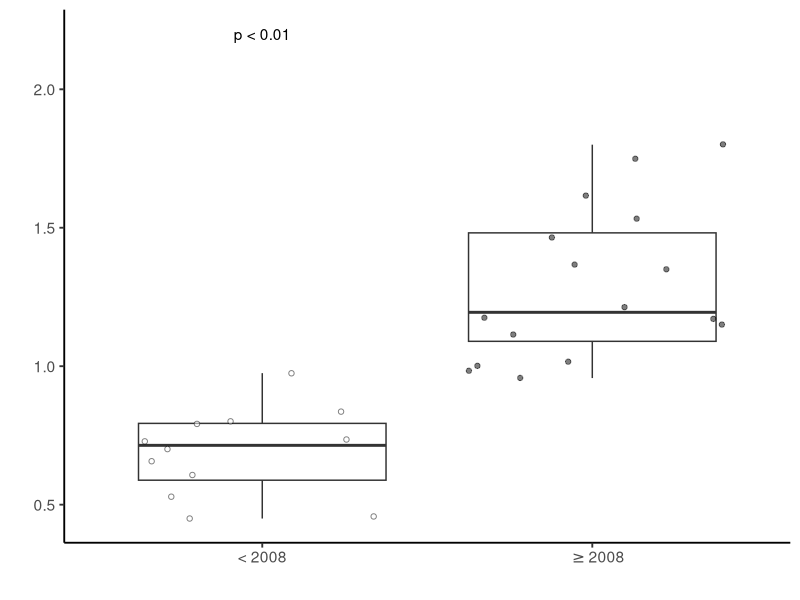
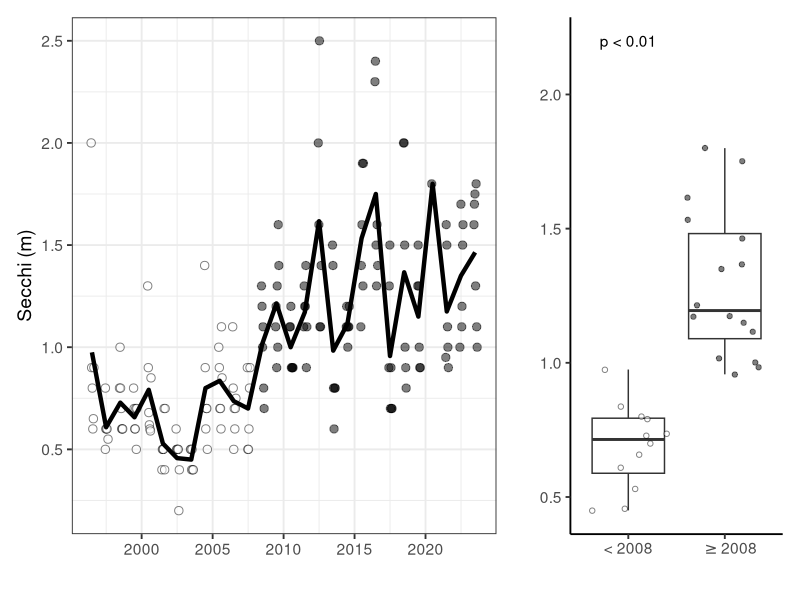
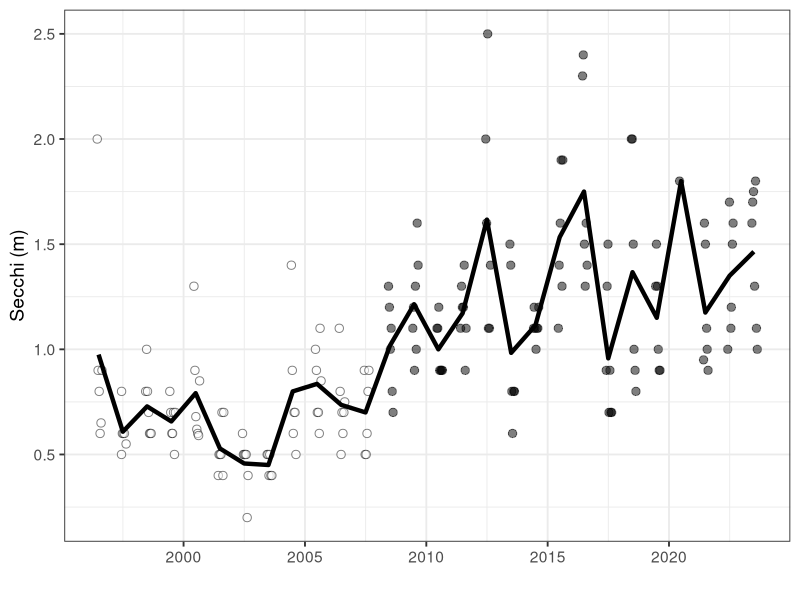
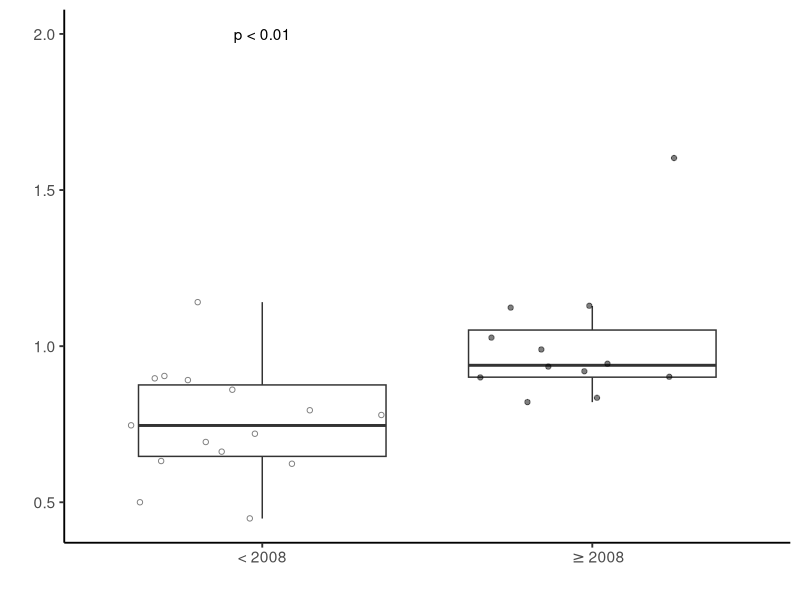
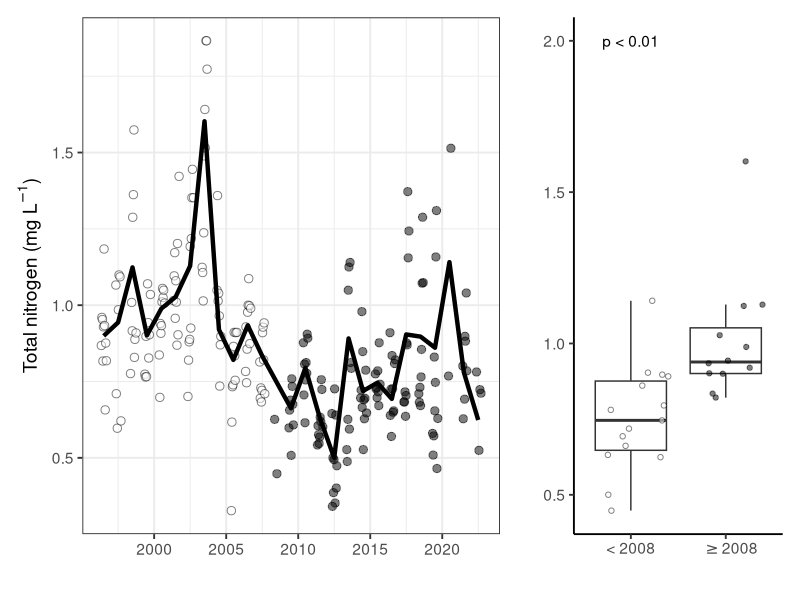
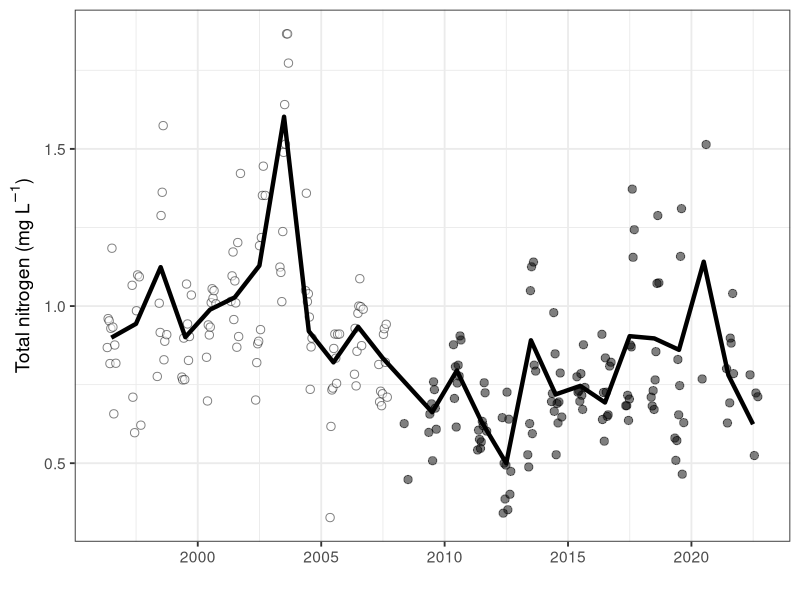

Generate these figures, in order, with R: (Note: this script raises an error after producing the figures.)
library(tidyverse)
library(patchwork)
library(lubridate)
#Read in data
secchi_summer<- read_csv("data/secchi_summer.csv")|>
  mutate(year = ifelse(year4 == 2008.2, 2008, year4))%>%
  mutate(removal = ifelse(year4 < 2008, "<2008", ">=2008"))
secchi_all<- read_csv("data/secchi_all.csv")%>%
  filter(month(sampledate) > 5 & month(sampledate) < 9)%>%
  mutate(removal = ifelse(year(sampledate) < 2008, "<2008", ">=2008"))

tn_summer<- read_csv("data/tn_summer.csv")|>
  mutate(removal = ifelse(year(sampledate) < 2008, "<2008", ">=2008"))
tn_plot<- tn_summer%>%
  mutate(year4 = year(sampledate))%>%
  filter(month(sampledate) > 5 & month(sampledate) < 9)%>%
  group_by(year4)%>%
  summarize(totnuf_median = (mean(totnuf,na.rm = TRUE)),
            totnuf_min = (min(totnuf,na.rm = TRUE)),
            totnuf_max = (max(totnuf,na.rm = TRUE)))%>%
  mutate(year4 = ifelse(year4 == 2008, 2008.2, year4))%>%
  mutate(removal = ifelse(year4 < 2008, "before", "after"))

tp_summer<- read_csv("data/summer_tp.csv")|>
  mutate(removal = ifelse(year(sampledate) < 2008, "<2008", ">=2008"))%>%
  filter(year4 !=2020)
tp_plot<- tp_summer%>%
  filter(month(sampledate) > 5 & month(sampledate) < 9)%>%
#  filter(year4 != 2020)%>%
  group_by(year4)%>%
  summarize(tp_median = (mean(tp_use,na.rm = TRUE)),
            tp_min = (min(tp_use,na.rm = TRUE)),
            tp_max = (max(tp_use,na.rm = TRUE)))%>%
  mutate(year4 = ifelse(year4 == 2008, 2008.2, year4))%>%
  mutate(removal = ifelse(year4 < 2008, '< 2008', '≥ 2008'))

tp_plot<- tp_summer%>%
  filter(month(sampledate) > 5 & month(sampledate) < 9)%>%
 # filter(year4 != 2020)%>%
  group_by(year4)%>%
  summarize(tp_median = (mean(tp_use,na.rm = TRUE)),
            tp_min = (min(tp_use,na.rm = TRUE)),
            tp_max = (max(tp_use,na.rm = TRUE)))%>%
  mutate(year4 = ifelse(year4 == 2008, 2008.2, year4))%>%
  mutate(removal = ifelse(year4 < 2008, '< 2008', '≥ 2008'))

chloro_all<- read_csv("data/wingra_chl_data_update.csv")|>
  mutate(removal = ifelse(year(sampledate) < 2008, "<2008", ">=2008"))
chloro_plot<-chloro_all%>%
  filter(month(sampledate) > 5 & month(sampledate) < 9)%>%
  group_by(year4)%>%
  summarize(chloro_median = (mean(chl_use,na.rm = TRUE)),
            chloro_min = (min(chl_use,na.rm = TRUE)),
            chloro_max = (max(chl_use,na.rm = TRUE)))%>%
  mutate(year4 = ifelse(year4 == 2008, 2008.2, year4))%>%
  mutate(removal = ifelse(year4 < 2008, '< 2008', '≥ 2008'))
#filter(year4 < 2002 | year4> 2004)

secchi_timeseries<- ggplot()+
  geom_vline(xintercept = 2008, linetype = "dashed")+
  geom_point(data = secchi_all, aes(x = sampledate, y = secnview, fill = removal), size = 2.5, shape = 21, alpha = 0.5)+
  geom_line(data = secchi_summer, aes(x = as.Date(paste0(year, "-07-01")), y = secchi_median), size = 1.5)+
   #geom_errorbar(aes(ymin =secchi_min, ymax =  secchi_max), width = 0)+
 # scale_x_continuous(limits = c(1995,2023), breaks = seq(1995, 2023, 5))+
  ylab("Secchi (m)")+
  xlab("")+
  scale_fill_manual(values = c( "white","black"))+
  theme_bw(base_size = 14)+
  theme(legend.position = "none", 
        plot.caption = element_text(hjust = 0))
secchi_boxplot<-ggplot(secchi_summer, aes(x = removal, y = secchi_median))+
  geom_boxplot(outlier.color = NA)+
  geom_jitter(aes(fill = removal), shape = 21, alpha = 0.5)+
  scale_fill_manual(values = c( "white", "black"))+
  xlab("")+
  ylab("")+
  annotate("text", x=1, y=2.2, label= "p < 0.01")+
  scale_x_discrete(labels = c(expression("< 2008"), expression(phantom(x)>= 2008)))+
  theme_bw(base_size = 14)+
  theme(legend.position = "none",panel.border = element_blank(), panel.grid.major = element_blank(),
        panel.grid.minor = element_blank(), axis.line = element_line(colour = "black"),
        plot.caption = element_text(hjust = 0))

t.test(secchi_median ~removal, data = secchi_summer, var.equal = TRUE)


secchi_plots<-secchi_timeseries + secchi_boxplot+ plot_layout(widths = c(2,1))

tn_timeseries<-ggplot()+
  # geom_vline(xintercept = 2008, linetype = "dashed")+
  # geom_errorbar(aes(ymin =totnuf_min, ymax =  totnuf_max), width = 0)+
  geom_point(data = tn_summer, aes(x = sampledate, y = totnuf/1000, fill = removal),size = 2.5, shape = 21, alpha = 0.5)+
  geom_line(data = tn_plot, aes(x = as.Date(paste0(year4, "-07-01")), y = totnuf_median/1000), size = 1.5)+
  ylab(expression(paste("Total nitrogen", " (mg ", L^-1,")")))+
  xlab("")+
  scale_fill_manual(values = c("white", "black"))+
  theme_bw(base_size = 14)+
  theme(legend.position = "none", 
        plot.caption = element_text(hjust = 0))

tn_box<- ggplot(tn_plot, aes(x = removal, y = totnuf_median/1000))+
  geom_boxplot(outlier.color = NA)+
  geom_jitter(aes(fill = removal), shape = 21, alpha = 0.5)+
  scale_fill_manual(values = c( "white", "black"))+
  xlab("")+
  ylab("")+
  annotate("text", x=1, y=2.00, label= "p < 0.01")+
  scale_x_discrete(labels = c(expression("< 2008"), expression(phantom(x)>= 2008)))+
  theme_bw(base_size = 14)+
  theme(legend.position = "none",panel.border = element_blank(), panel.grid.major = element_blank(),
        panel.grid.minor = element_blank(), axis.line = element_line(colour = "black"),
        plot.caption = element_text(hjust = 0))
t.test(totnuf_median ~removal, data = tn_plot, var.equal = TRUE)
tn_plots<-tn_timeseries + tn_box + plot_layout(widths = c(2,1))

secchi_plots / chloro_plots / tn_plots / tp_plots

tp_timeseries<-ggplot()+
  #geom_vline(xintercept = 2008, linetype = "dashed")+
  geom_point(data = tp_summer,aes(x = sampledate, y = tp_use, fill = removal),size = 2.5,  shape = 21, alpha = 0.5)+
  geom_line(data = tp_plot, aes(x = as.Date(paste0(year4, "-07-01")), y = tp_median), size = 1.5)+
  # geom_errorbar(aes(ymin =tp_min, ymax =  tp_max), width = 0)+
  # scale_x_continuous(limits = c(1995,2024), breaks = seq(1995, 2023, 5))+
  ylab(expression(paste("Total phosphorus", " (mg ", L^-1,")")))+
  xlab("")+
  scale_fill_manual(values = c("white", "black"))+
  theme_bw(base_size = 14)+
  theme(legend.position = "none", 
        plot.caption = element_text(hjust = 0))

tp_box<- ggplot(tp_plot, aes(x = removal, y = tp_median))+
  geom_boxplot(outlier.color = NA)+
  geom_jitter(aes(fill = removal), shape = 21, alpha = 0.5)+
  scale_fill_manual(values = c( "white", "black"))+
  xlab("")+
  ylab("")+
  annotate("text", x=1, y=0.1, label= "p < 0.01")+
  scale_y_continuous(limits = c(0,0.1), breaks = seq(0, 0.1, 0.05))+
  scale_x_discrete(labels = c(expression("< 2008"), expression(phantom(x)>= 2008)))+
  theme_bw(base_size = 14)+
  theme(legend.position = "none",panel.border = element_blank(), panel.grid.major = element_blank(),
        panel.grid.minor = element_blank(), axis.line = element_line(colour = "black"),
        plot.caption = element_text(hjust = 0))
t.test(tp_median ~removal, data = tp_plot, var.equal = TRUE)
tp_plots<-tp_timeseries + tp_box + plot_layout(widths = c(2,1))

chloro_time<- ggplot()+
  geom_point(data = chloro_all, aes(x = sampledate, y = chl_use, fill = removal), size = 2.5, shape = 21, alpha = 0.5)+
  # geom_vline(xintercept = 2008, linetype = "dashed")+
  geom_line(data = filter(chloro_plot, year4< 2002), aes(x = as.Date(paste0(year4, "-07-01")), y = chloro_median), size = 1.5)+
  geom_line(data = filter(chloro_plot, year4 > 2004), aes(x = as.Date(paste0(year4, "-07-01")), y = chloro_median), size = 1.5)+
  # geom_errorbar(data = chloro_plot, aes(x = year4, ymin = chloro_min, ymax =  chloro_max), width = 0)+
  ylab(expression(paste("Chlorophyll a", " (", µ,"g ", L^-1,")")))+
  xlab("")+
  scale_fill_manual(values = c("white", "black"))+
  theme_bw(base_size = 14)+
  theme(legend.position = "none", plot.caption = element_text(hjust = 0))
chloro_box<- ggplot(chloro_plot, aes(x = removal, y = chloro_median))+
  geom_boxplot(outlier.color = NA)+
  geom_jitter(aes(fill = removal), shape = 21, alpha = 0.5)+
  scale_fill_manual(values = c( "white", "black"))+
  xlab("")+
  ylab("")+
  annotate("text", x=1, y=65, label= "p > 0.05")+
  scale_x_discrete(labels = c(expression("< 2008"), expression(phantom(x)>= 2008)))+
  theme_bw(base_size = 14)+
  theme(legend.position = "none",panel.border = element_blank(), panel.grid.major = element_blank(),
        panel.grid.minor = element_blank(), axis.line = element_line(colour = "black"),
        plot.caption = element_text(hjust = 0))
t.test(chloro_median ~removal, data = chloro_plot, var.equal = TRUE)
chloro_plots<- chloro_time + chloro_box + plot_layout(widths = c(2,1))


macrophyte<- read_csv("data/ntl_macrophyte.csv")
macrophyte_wi<- macrophyte%>%
  filter(lakeid == "WI")%>%
  mutate(removal = ifelse(year4 < 2008, "<2008", ">=2008"))
fil_algae_sum<- macrophyte%>%
  filter(lakeid == "WI")%>%
  group_by(year4)%>%
  summarize(sum = sum(fil_algae_wt))%>%
  mutate(removal = ifelse(year4 < 2008, "<2008", ">=2008"))

fil_time<-ggplot(fil_algae_sum, aes(x = year4, y = sum, fill = removal))+
  geom_bar(stat = "identity", color = "black")+
  geom_vline(xintercept = 2008, linetype = "dashed")+
  xlab("")+
  scale_x_continuous(limits = c(1995,2023), breaks = seq(1995, 2023, 5))+
  ylab("Fil. algae (wet mass per rake throw)")+
  scale_fill_manual(values = c( "white", "black"))+
  theme_bw(base_size = 16)+
  theme(legend.position = "none", plot.caption = element_text(hjust = 0))

ggsave("figures/fil_timeseries_tag.png", width = 6, height = 3, units = 'in')

fil_box<-ggplot(fil_algae_sum, aes(x = removal, y = sum))+
  geom_boxplot(outlier.color = NA)+
  geom_jitter(aes(fill = removal), shape = 21, alpha = 0.5)+
  scale_fill_manual(values = c( "white", "black"))+
  annotate("text", x=1, y=600, label= "p < 0.01")+
  xlab("")+
  ylab("")+
  scale_x_discrete(labels = c(expression("< 2008"), expression(phantom(x)>= 2008)))+
  theme_bw(base_size = 16)+
  theme(legend.position = "none",panel.border = element_blank(), panel.grid.major = element_blank(),
        panel.grid.minor = element_blank(), axis.line = element_line(colour = "black"),
        plot.caption = element_text(hjust = 0))
t.test(sum ~removal, data = fil_algae_sum, var.equal = TRUE)
fil_plots<- fil_time +fil_box + plot_layout(widths = c(2,1))



secchi_plots/chloro_plots/tn_plots/tp_plots+ plot_layout(widths = c(2,1)) + 
  plot_annotation(tag_levels = paste("a"), tag_suffix = ")",  theme(element_text(size = 9)))
ggsave("figures/manuscript/summer_timeseries_nutrients.png", width = 11, height = 9, units = 'in')

secchi_plots/chloro_plots/tn_plots/tp_plots+ plot_layout(widths = c(2,1)) + 
  plot_annotation(tag_levels = paste("a"),tag_prefix = "(", tag_suffix = ")",  theme(element_text(size = 9)))

secchi_time/chloro_time/tn_time/tp_time+ 
  plot_annotation(tag_levels = paste("a"), tag_prefix = "(",tag_suffix = ")",  theme(element_text(size = 9)))
ggsave("figures/summer_time.png", width = 7, height = 7.5, units = 'in')
secchi_box/chloro_box/tn_box/tp_box+ 
  plot_annotation(tag_levels = paste("a"), tag_prefix = "(",tag_suffix = ")",  theme(element_text(size = 9)))
ggsave("figures/summer_box.png", width = 7, height = 7.5, units = 'in')

layout <- (secchi_time/chloro_time/tn_time/tp_time) | (secchi_box/chloro_box/tn_box/tp_box)

# Adjust the relative widths: first column (time series) twice as wide as second column (box plots)
layout + 
  plot_layout(widths = c(2, 1)) +  # First column twice as wide
  plot_annotation(tag_levels = 'a', tag_prefix = "(",tag_suffix = ")")

ggsave("figures/manuscript/summer_timeseries_nutrients.png", width = 11, height = 8.5, units = 'in')


(secchi_time|chloro_time|tn_time|tp_time) / (secchi_box/chloro_box/tn_box/tp_box) + 
  plot_annotation(tag_levels = paste("a"), tag_prefix = "(",tag_suffix = ")",  theme(element_text(size = 9)))
ggsave("figures/summer_box.png", width = 7, height = 7.5, units = 'in')

